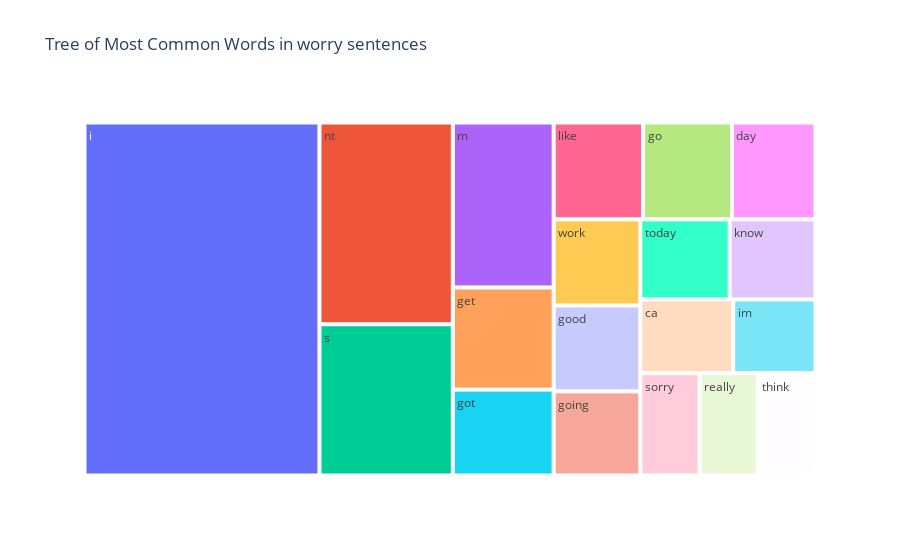
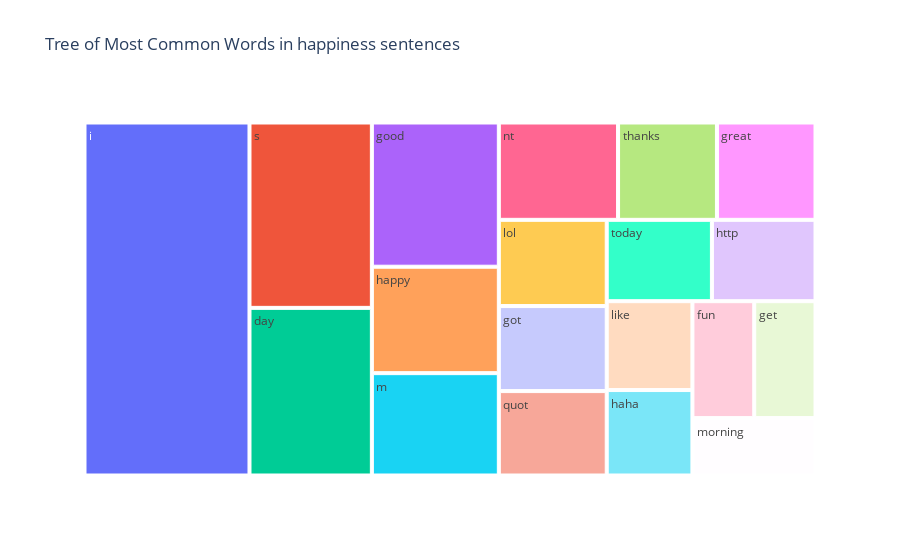
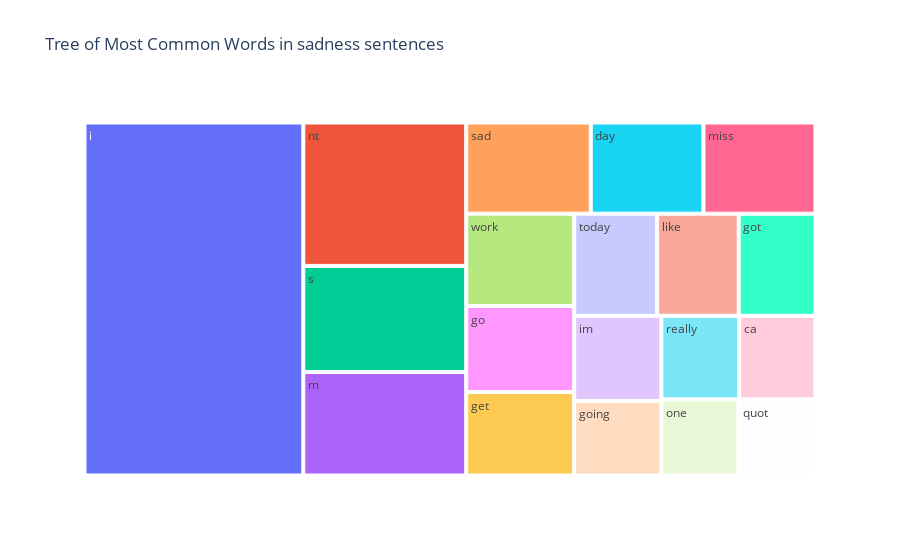
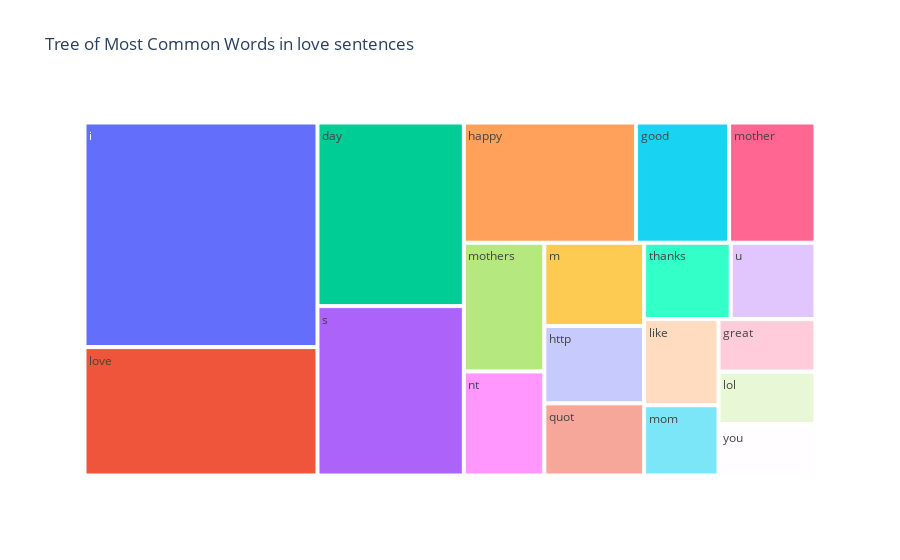

Notebook cell for these charts, in order:
### Code cell
for s in chosen_sentiments:
    chosen_index=list(tweet[tweet.sentiment==s].index)
    chosen_contents=[contents_nostopwords[i].lower() for i in chosen_index]
    print('There are %i %s sentiments in trainning set.'%(len(chosen_contents), s))
    templist = [x.split(' ') for x in chosen_contents]
    top = Counter([item for sublist in templist for item in sublist])
    temp = pd.DataFrame(top.most_common(20))
    temp.columns = ['Common_words','count']
    fig = px.treemap(temp, path=['Common_words'], values='count',title='Tree of Most Common Words in %s sentences'%s)
    fig.show()

### Figure 1 — Plotly figure (JSON) as saved in the notebook; plotly's stock layout.template omitted (floating-point values rounded to 4 significant figures)
{"data": [{"branchvalues": "total", "domain": {"x": [0, 1], "y": [0, 1]}, "hovertemplate": "labels=%{label}<br>count=%{value}<br>parent=%{parent}<br>id=%{id}<extra></extra>", "ids": ["", "ca", "day", "get", "go", "going", "good", "got", "i", "im", "know", "like", "m", "nt", "really", "s", "sorry", "think", "today", "work"], "labels": ["", "ca", "day", "get", "go", "going", "good", "got", "i", "im", "know", "like", "m", "nt", "really", "s", "sorry", "think", "today", "work"], "name": "", "parents": ["", "", "", "", "", "", "", "", "", "", "", "", "", "", "", "", "", "", "", ""], "type": "treemap", "values": [17929, 359, 424, 540, 451, 382, 390, 454, 4347, 318, 360, 454, 872, 1410, 312, 1057, 318, 310, 375, 391]}], "layout": {"legend": {"tracegroupgap": 0}, "title": {"text": "Tree of Most Common Words in worry sentences"}}}

### Figure 2 — Plotly figure (JSON) as saved in the notebook; plotly's stock layout.template omitted (floating-point values rounded to 4 significant figures)
{"data": [{"branchvalues": "total", "domain": {"x": [0, 1], "y": [0, 1]}, "hovertemplate": "labels=%{label}<br>count=%{value}<br>parent=%{parent}<br>id=%{id}<extra></extra>", "ids": ["", "day", "fun", "get", "good", "got", "great", "haha", "happy", "http", "i", "like", "lol", "m", "morning", "nt", "quot", "s", "thanks", "today"], "labels": ["", "day", "fun", "get", "good", "got", "great", "haha", "happy", "http", "i", "like", "lol", "m", "morning", "nt", "quot", "s", "thanks", "today"], "name": "", "parents": ["", "", "", "", "", "", "", "", "", "", "", "", "", "", "", "", "", "", "", ""], "type": "treemap", "values": [12961, 633, 223, 221, 565, 283, 296, 226, 417, 260, 1797, 235, 287, 401, 218, 358, 281, 700, 297, 264]}], "layout": {"legend": {"tracegroupgap": 0}, "title": {"text": "Tree of Most Common Words in happiness sentences"}}}

### Figure 3 — Plotly figure (JSON) as saved in the notebook; plotly's stock layout.template omitted (floating-point values rounded to 4 significant figures)
{"data": [{"branchvalues": "total", "domain": {"x": [0, 1], "y": [0, 1]}, "hovertemplate": "labels=%{label}<br>count=%{value}<br>parent=%{parent}<br>id=%{id}<extra></extra>", "ids": ["", "ca", "day", "get", "go", "going", "got", "i", "im", "like", "m", "miss", "nt", "one", "quot", "really", "s", "sad", "today", "work"], "labels": ["", "ca", "day", "get", "go", "going", "got", "i", "im", "like", "m", "miss", "nt", "one", "quot", "really", "s", "sad", "today", "work"], "name": "", "parents": ["", "", "", "", "", "", "", "", "", "", "", "", "", "", "", "", "", "", "", ""], "type": "treemap", "values": [10737, 213, 343, 301, 310, 217, 262, 2579, 248, 278, 563, 341, 780, 196, 196, 217, 577, 379, 283, 333]}], "layout": {"legend": {"tracegroupgap": 0}, "title": {"text": "Tree of Most Common Words in sadness sentences"}}}

### Figure 4 — Plotly figure (JSON) as saved in the notebook; plotly's stock layout.template omitted (floating-point values rounded to 4 significant figures)
{"data": [{"branchvalues": "total", "domain": {"x": [0, 1], "y": [0, 1]}, "hovertemplate": "labels=%{label}<br>count=%{value}<br>parent=%{parent}<br>id=%{id}<extra></extra>", "ids": ["", "day", "good", "great", "happy", "http", "i", "like", "lol", "love", "m", "mom", "mother", "mothers", "nt", "quot", "s", "thanks", "u", "you"], "labels": ["", "day", "good", "great", "happy", "http", "i", "like", "lol", "love", "m", "mom", "mother", "mothers", "nt", "quot", "s", "thanks", "u", "you"], "name": "", "parents": ["", "", "", "", "", "", "", "", "", "", "", "", "", "", "", "", "", "", "", ""], "type": "treemap", "values": [9218, 776, 323, 147, 598, 223, 1511, 185, 147, 864, 240, 151, 300, 299, 242, 208, 716, 191, 187, 144]}], "layout": {"legend": {"tracegroupgap": 0}, "title": {"text": "Tree of Most Common Words in love sentences"}}}
